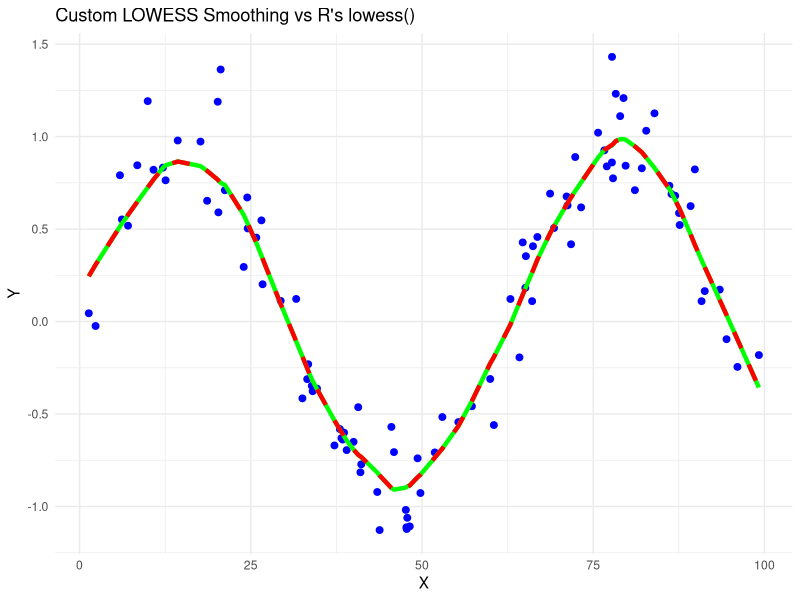

Write the R code that produced this figure.
## ---- chunk 1
set.seed(1)
# generate a sequence of numbers from 1 - 100
x <- runif(100, min=0, max=100)
# ei ~ N(0, 0.2)
e <- rnorm(100, mean = 0, sd = 0.2)
# generate y as a noisy sine wave
y <- sin(x / 10) + e 
## ---- chunk 2
customLowess <- function(x, y, f) {
  n <- length(x) # set n to the number of x values
  k <- ceiling(f*n) # number of closest neighbours used for xi
  y_hat <- numeric(n) # create space for smoothed y values
  
  distances_matrix <- abs(outer(x,x, "-")) # calculate the distance between xj and xi
  
  neighbours <- apply(distances_matrix, 1, function(d) order(d)[1:k])
  d_max <- apply(distances_matrix, 1, function(d) max(d[order(d)[1:k]]))
  weights_matrix <- (1-(distances_matrix / d_max)^3)^3
  weights_matrix[distances_matrix > d_max] <- 0
  
  X <- cbind(1, x)
  y_hat <- sapply(1:n, function(i){
    neighbour <- neighbours[, i]
    W <- diag(weights_matrix[i, neighbour])
    X_subset <- X[neighbour, ,drop=FALSE]
    Y_subset <- y[neighbour]
    
    beta <- solve( t(X_subset)%*%W%*%X_subset ) %*% t(X_subset)%*%W%*%Y_subset
    
    return(beta[1]+beta[2]*x[i])
  })
  return(y_hat)
}

y_smooth <- customLowess(x, y, f=0.2)
## ---- chunk 3
# Question 3: Comparing with R's built in 'lowess()' function using ggplot2
library(ggplot2)

# Generate the LOWESS smoothed data using the built-in function
builtin_lowess <- lowess(x, y, f=0.2, iter=0)

# Ensure x is sorted before plotting
sorted_indices <- order(x)
x_sorted <- x[sorted_indices]
y_smooth_sorted <- y_smooth[sorted_indices]

# Create a data frame for plotting
df <- data.frame(x = x, y = y, y_smooth = y_smooth, 
                 y_builtin = builtin_lowess$y)

# Plot results using ggplot
ggplot(df, aes(x = x, y = y)) + 
  geom_point(color = "blue", size = 2) +  # Scatter plot for original data
  geom_line(aes(x = x_sorted, y = y_smooth_sorted), color = "green", size = 1.5) +  # Custom LOWESS line
  geom_line(aes(x = x_sorted, y = y_builtin), color = "red", size = 1.5, linetype = "dashed") +  # R lowess() line
  labs(title = "Custom LOWESS Smoothing vs R's lowess()", 
       x = "X", y = "Y") + 
  theme_minimal() + 
  theme(legend.position = "top") + 
  scale_color_manual(values = c("green", "red")) + 
  guides(color = guide_legend(title = "Legend")) +
  scale_linetype_manual(values = c("solid", "dashed"))


